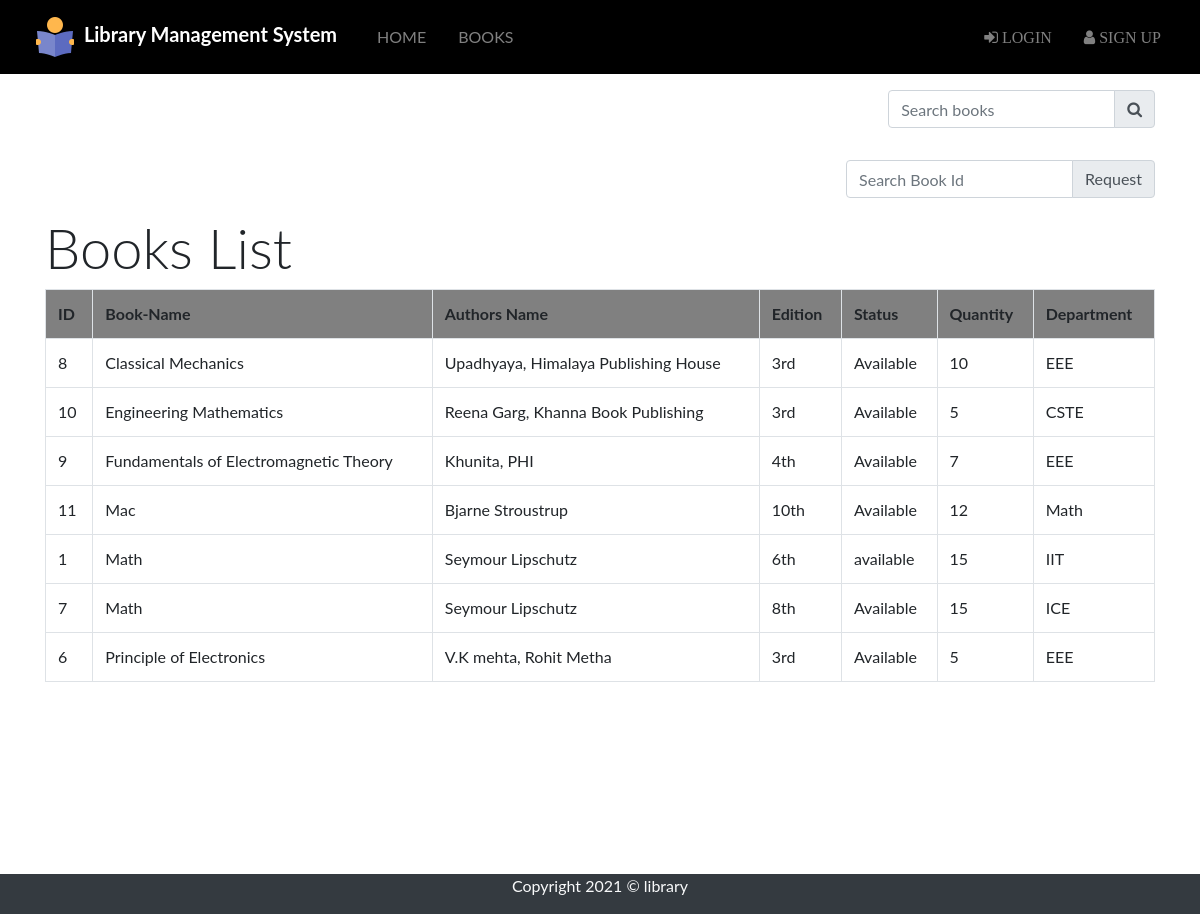
The page /src/student/books.php on the database its author committed.
### tables this page shows
CREATE TABLE `books` (
  `b_id` int(255) NOT NULL,
  `b_name` varchar(100) NOT NULL,
  `authors` varchar(100) NOT NULL,
  `edition` varchar(100) NOT NULL,
  `status` varchar(100) NOT NULL,
  `quantity` int(100) NOT NULL,
  `department` varchar(100) NOT NULL
);

### src/student/books.php (the view, shortened to what this page needs)
<?php
include "navbar.php";
include "link.php";
 ?>
<!DOCTYPE html>
<html lang="en" dir="ltr">
  <head>
</head>
  <body>
    <div class="container " style="  min-height: 800px;">
    <div class="searchbook form-inline ml-auto">
      <form class="ml-auto py-3 " action="" method="post">
        <div class="input-group">
          <input type="text" name="search" placeholder="Search books" class="form-control" value="">
          <div class="input-group-append">
            <button type="submit" name="submit" class="input-group-text"><span class="fa fa-search"></span>
            </button>
          </div>
        </div>
      </form>
    </div>
    <div class="deletebook form-inline ml-auto">
      <form class="ml-auto py-3 h-20 " action="" method="post">
        <div class="input-group">
          <input type="text" name="b_id" placeholder="Search Book Id" class="form-control" value="">
          <div class="input-group-append">
            <button type="submit" name="submit1" class="input-group-text btn btn-primary">Request
            </button>
          </div>
        </div>
      </form>
    </div>
    <h1 class="display-4">Books List</h1>
    <?php
    if(isset($_POST['submit']))
    {
      $sql="select * from books where b_name like '%$_POST[search]%' || b_id='$_POST[search]';";
    	$query=mysqli_query($dblink,$sql);
    	if(mysqli_num_rows($query)==0)
    	{
    		echo "Sorry..! No Books found";
    	}
    	else{
    	  echo "<table class='table table-bordered table-hover table-sm' id='dtHorizontalVerticalExample'>";
    		echo "<tr style='background-color:gray;'>";
    		echo "<th>"; echo "ID"; echo "</th>";
    		echo "<th>"; echo "Book-Name"; echo "</th>";
    		echo "<th>"; echo "Authors Name"; echo "</th>";
    		echo "<th>"; echo "Edition"; echo "</th>";
    		echo "<th>"; echo "Status"; echo "</th>";
    		echo "<th>"; echo "Quantity"; echo "</th>";
    		echo "<th>"; echo "Department"; echo "</th>";
    		echo "</tr>";
    		while($row=mysqli_fetch_assoc($query))
    		{
    			echo "<tr>";
    			echo "<td>";echo $row['b_id']; echo "</td>";
    			echo "<td>";echo $row['b_name']; echo "</td>";
    			echo "<td>";echo $row['authors']; echo "</td>";
    			echo "<td>";echo $row['edition']; echo "</td>";
    			echo "<td>";echo $row['status']; echo "</td>";
    			echo "<td>";echo $row['quantity']; echo "</td>";
    			echo "<td>";echo $row['department']; echo "</td>";
    			echo "</tr>";
    		}
    		echo "</table>";
    	}
    }
    else{
    	$sql="SELECT * FROM `books` ORDER BY `books`.`b_name` ASC";
    		$result=mysqli_query($dblink,$sql);
    		echo "<table class='table table-bordered table-hover'>";
    		echo "<tr style='background-color:gray;'>";
    		echo "<th>"; echo "ID"; echo "</th>";
    		echo "<th>"; echo "Book-Name"; echo "</th>";
    		echo "<th>"; echo "Authors Name"; echo "</th>";
    		echo "<th>"; echo "Edition"; echo "</th>";
    		echo "<th>"; echo "Status"; echo "</th>";
    		echo "<th>"; echo "Quantity"; echo "</th>";
    		echo "<th>"; echo "Department"; echo "</th>";
    		echo "</tr>";
    		while($row=mysqli_fetch_assoc($result))
    		{
    			echo "<tr>";
    			echo "<td>";echo $row['b_id']; echo "</td>";
    			echo "<td>";echo $row['b_name']; echo "</td>";
    			echo "<td>";echo $row['authors']; echo "</td>";
    			echo "<td>";echo $row['edition']; echo "</td>";
    			echo "<td>";echo $row['status']; echo "</td>";
    			echo "<td>";echo $row['quantity']; echo "</td>";
    			echo "<td>";echo $row['department']; echo "</td>";
    			echo "</tr>";
    		}echo "</table>";
    }
          ?>
      </div>
      <footer class="bg-dark text-light text-center">
        <div class="container">
          <div class="row">
            <div class="col">
              <p>Copyright 2021 &copy; library</p>
            </div>
          </div>
        </div>
      </footer>
  </body>
</html>

### src/student/books.php (style rules this page uses)
body { font-family: "Lato", sans-serif; }

### rows shown on the page
books: b_id "8", b_name "Classical Mechanics", authors "Upadhyaya, Himalaya Publishing House", edition "3rd", status "Available", quantity "10", department "EEE"
books: b_id "10", b_name "Engineering Mathematics", authors "Reena Garg, Khanna Book Publishing", edition "3rd", status "Available", quantity "5", department "CSTE"
books: b_id "9", b_name "Fundamentals of Electromagnetic Theory", authors "Khunita, PHI", edition "4th", status "Available", quantity "7", department "EEE"
books: b_id "11", b_name "Mac", authors "Bjarne Stroustrup", edition "10th", status "Available", quantity "12", department "Math"
books: b_id "1", b_name "Math", authors "Seymour Lipschutz", edition "6th", status "available", quantity "15", department "IIT"
books: b_id "7", b_name "Math", authors "Seymour Lipschutz", edition "8th", status "Available", quantity "15", department "ICE"
books: b_id "6", b_name "Principle of Electronics", authors "V.K mehta, Rohit Metha", edition "3rd", status "Available", quantity "5", department "EEE"
